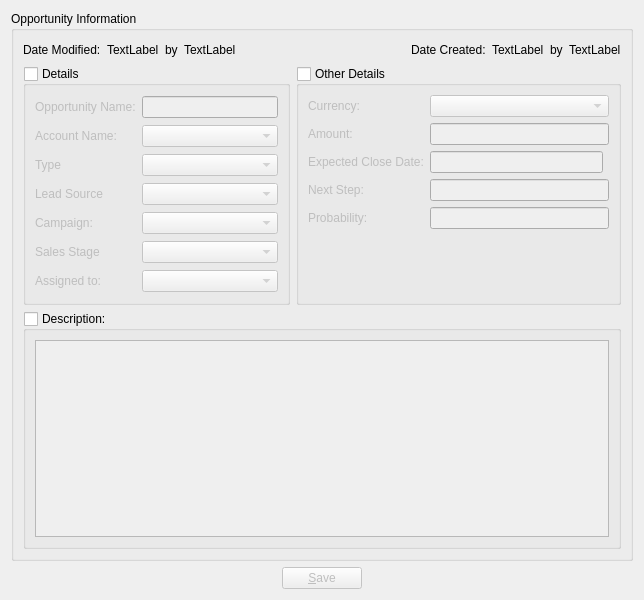
<?xml version="1.0" encoding="UTF-8"?>
<ui version="4.0">
 <class>OpportunityDetails</class>
 <widget class="QWidget" name="OpportunityDetails">
  <property name="geometry">
   <rect>
    <x>0</x>
    <y>0</y>
    <width>576</width>
    <height>600</height>
   </rect>
  </property>
  <property name="windowTitle">
   <string>Form</string>
  </property>
  <layout class="QGridLayout" name="gridLayout_3">
   <item row="0" column="0" colspan="3">
    <widget class="QGroupBox" name="opportunityInformationGB">
     <property name="title">
      <string>Opportunity Information</string>
     </property>
     <layout class="QGridLayout" name="gridLayout_5">
      <item row="0" column="0">
       <layout class="QHBoxLayout" name="horizontalLayout_2">
        <item>
         <widget class="QLabel" name="modifiedDateLabel">
          <property name="text">
           <string>Date Modified:</string>
          </property>
         </widget>
        </item>
        <item>
         <widget class="QLabel" name="modifiedDate">
          <property name="text">
           <string>TextLabel</string>
          </property>
         </widget>
        </item>
        <item>
         <widget class="QLabel" name="modifiedByLabel">
          <property name="text">
           <string>by</string>
          </property>
         </widget>
        </item>
        <item>
         <widget class="QLabel" name="modifiedBy">
          <property name="text">
           <string>TextLabel</string>
          </property>
         </widget>
        </item>
        <item>
         <spacer name="horizontalSpacer_3">
          <property name="orientation">
           <enum>Qt::Horizontal</enum>
          </property>
          <property name="sizeHint" stdset="0">
           <size>
            <width>167</width>
            <height>20</height>
           </size>
          </property>
         </spacer>
        </item>
        <item>
         <widget class="QLabel" name="label_29">
          <property name="text">
           <string>Date Created:</string>
          </property>
         </widget>
        </item>
        <item>
         <widget class="QLabel" name="createdDate">
          <property name="text">
           <string>TextLabel</string>
          </property>
         </widget>
        </item>
        <item>
         <widget class="QLabel" name="createdByLabel">
          <property name="text">
           <string>by</string>
          </property>
         </widget>
        </item>
        <item>
         <widget class="QLabel" name="createdBy">
          <property name="text">
           <string>TextLabel</string>
          </property>
         </widget>
        </item>
       </layout>
      </item>
      <item row="1" column="0">
       <layout class="QHBoxLayout" name="horizontalLayout_3">
        <item>
         <widget class="QGroupBox" name="detailsBox">
          <property name="title">
           <string>Details</string>
          </property>
          <property name="checkable">
           <bool>true</bool>
          </property>
          <property name="checked">
           <bool>false</bool>
          </property>
          <layout class="QGridLayout" name="gridLayout">
           <item row="1" column="0">
            <widget class="QLabel" name="label">
             <property name="text">
              <string>Opportunity Name:</string>
             </property>
            </widget>
           </item>
           <item row="1" column="2">
            <widget class="QLineEdit" name="name"/>
           </item>
           <item row="2" column="0">
            <widget class="QLabel" name="label_2">
             <property name="text">
              <string>Account Name:</string>
             </property>
            </widget>
           </item>
           <item row="3" column="0">
            <widget class="QLabel" name="typeLabel">
             <property name="text">
              <string>Type</string>
             </property>
            </widget>
           </item>
           <item row="4" column="0">
            <widget class="QLabel" name="label_3">
             <property name="text">
              <string>Lead Source</string>
             </property>
            </widget>
           </item>
           <item row="6" column="0">
            <widget class="QLabel" name="label_5">
             <property name="text">
              <string>Sales Stage</string>
             </property>
            </widget>
           </item>
           <item row="4" column="2">
            <widget class="QComboBox" name="leadSource"/>
           </item>
           <item row="6" column="2">
            <widget class="QComboBox" name="salesStage">
             <item>
              <property name="text">
               <string/>
              </property>
             </item>
             <item>
              <property name="text">
               <string>Apparel</string>
              </property>
             </item>
             <item>
              <property name="text">
               <string>Banking</string>
              </property>
             </item>
             <item>
              <property name="text">
               <string>Biotechnology</string>
              </property>
             </item>
             <item>
              <property name="text">
               <string>Chemicals</string>
              </property>
             </item>
             <item>
              <property name="text">
               <string>Communications</string>
              </property>
             </item>
             <item>
              <property name="text">
               <string>Construction</string>
              </property>
             </item>
             <item>
              <property name="text">
               <string>Consulting</string>
              </property>
             </item>
             <item>
              <property name="text">
               <string>Education</string>
              </property>
             </item>
             <item>
              <property name="text">
               <string>Electronics</string>
              </property>
             </item>
             <item>
              <property name="text">
               <string>Energy</string>
              </property>
             </item>
             <item>
              <property name="text">
               <string>Engineering</string>
              </property>
             </item>
             <item>
              <property name="text">
               <string>Entertainment</string>
              </property>
             </item>
             <item>
              <property name="text">
               <string>Environmental</string>
              </property>
             </item>
             <item>
              <property name="text">
               <string>Finance</string>
              </property>
             </item>
             <item>
              <property name="text">
               <string>Government</string>
              </property>
             </item>
             <item>
              <property name="text">
               <string>Healthcare</string>
              </property>
             </item>
             <item>
              <property name="text">
               <string>Hospitality</string>
              </property>
             </item>
             <item>
              <property name="text">
               <string>Insurance</string>
              </property>
             </item>
             <item>
              <property name="text">
               <string>Machinery</string>
              </property>
             </item>
             <item>
              <property name="text">
               <string>Manufacturing</string>
              </property>
             </item>
             <item>
              <property name="text">
               <string>Media</string>
              </property>
             </item>
             <item>
              <property name="text">
               <string>Not For Profit</string>
              </property>
             </item>
             <item>
              <property name="text">
               <string>Recreation</string>
              </property>
             </item>
             <item>
              <property name="text">
               <string>Retail</string>
              </property>
             </item>
             <item>
              <property name="text">
               <string>Shipping </string>
              </property>
             </item>
             <item>
              <property name="text">
               <string>Technology</string>
              </property>
             </item>
             <item>
              <property name="text">
               <string>Telecommunication</string>
              </property>
             </item>
             <item>
              <property name="text">
               <string>Transportation</string>
              </property>
             </item>
             <item>
              <property name="text">
               <string>Utilities</string>
              </property>
             </item>
             <item>
              <property name="text">
               <string>Other</string>
              </property>
             </item>
            </widget>
           </item>
           <item row="2" column="2">
            <widget class="QComboBox" name="accountName"/>
           </item>
           <item row="3" column="2">
            <widget class="QComboBox" name="opportunityType"/>
           </item>
           <item row="5" column="0">
            <widget class="QLabel" name="label_28">
             <property name="text">
              <string>Campaign:</string>
             </property>
            </widget>
           </item>
           <item row="5" column="2">
            <widget class="QComboBox" name="campaignName">
             <item>
              <property name="text">
               <string/>
              </property>
             </item>
            </widget>
           </item>
           <item row="7" column="0">
            <widget class="QLabel" name="label_25">
             <property name="text">
              <string>Assigned to:</string>
             </property>
            </widget>
           </item>
           <item row="7" column="2">
            <widget class="QComboBox" name="assignedUserName"/>
           </item>
          </layout>
         </widget>
        </item>
        <item>
         <widget class="QGroupBox" name="otherDetailsBox">
          <property name="title">
           <string>Other Details</string>
          </property>
          <property name="checkable">
           <bool>true</bool>
          </property>
          <property name="checked">
           <bool>false</bool>
          </property>
          <layout class="QGridLayout" name="gridLayout_2">
           <item row="0" column="0">
            <widget class="QLabel" name="label_6">
             <property name="text">
              <string>Currency:</string>
             </property>
            </widget>
           </item>
           <item row="1" column="0">
            <widget class="QLabel" name="label_7">
             <property name="text">
              <string>Amount:</string>
             </property>
            </widget>
           </item>
           <item row="1" column="1">
            <widget class="QLineEdit" name="amount"/>
           </item>
           <item row="2" column="0">
            <widget class="QLabel" name="label_8">
             <property name="text">
              <string>Expected Close Date:</string>
             </property>
            </widget>
           </item>
           <item row="3" column="0">
            <widget class="QLabel" name="label_10">
             <property name="text">
              <string>Next Step:</string>
             </property>
            </widget>
           </item>
           <item row="3" column="1">
            <widget class="QLineEdit" name="nextStep"/>
           </item>
           <item row="4" column="0">
            <widget class="QLabel" name="label_16">
             <property name="text">
              <string>Probability:</string>
             </property>
            </widget>
           </item>
           <item row="5" column="1">
            <spacer name="verticalSpacer">
             <property name="orientation">
              <enum>Qt::Vertical</enum>
             </property>
             <property name="sizeHint" stdset="0">
              <size>
               <width>179</width>
               <height>48</height>
              </size>
             </property>
            </spacer>
           </item>
           <item row="4" column="1">
            <widget class="QLineEdit" name="probability"/>
           </item>
           <item row="0" column="1">
            <widget class="QComboBox" name="currency"/>
           </item>
           <item row="2" column="1">
            <layout class="QHBoxLayout" name="horizontalLayout">
             <item>
              <widget class="QLineEdit" name="dateClosed">
               <property name="readOnly">
                <bool>true</bool>
               </property>
              </widget>
             </item>
             <item>
              <widget class="QWidget" name="calendarWidget" native="true"/>
             </item>
            </layout>
           </item>
          </layout>
         </widget>
        </item>
       </layout>
      </item>
      <item row="2" column="0">
       <widget class="QGroupBox" name="descriptionBox">
        <property name="title">
         <string>Description:</string>
        </property>
        <property name="checkable">
         <bool>true</bool>
        </property>
        <property name="checked">
         <bool>false</bool>
        </property>
        <layout class="QGridLayout" name="gridLayout_4">
         <item row="0" column="0">
          <widget class="QTextEdit" name="description"/>
         </item>
        </layout>
       </widget>
      </item>
     </layout>
    </widget>
   </item>
   <item row="1" column="0">
    <spacer name="horizontalSpacer">
     <property name="orientation">
      <enum>Qt::Horizontal</enum>
     </property>
     <property name="sizeHint" stdset="0">
      <size>
       <width>249</width>
       <height>20</height>
      </size>
     </property>
    </spacer>
   </item>
   <item row="1" column="1">
    <widget class="QPushButton" name="saveButton">
     <property name="enabled">
      <bool>false</bool>
     </property>
     <property name="text">
      <string>&amp;Save</string>
     </property>
    </widget>
   </item>
   <item row="1" column="2">
    <spacer name="horizontalSpacer_2">
     <property name="orientation">
      <enum>Qt::Horizontal</enum>
     </property>
     <property name="sizeHint" stdset="0">
      <size>
       <width>248</width>
       <height>20</height>
      </size>
     </property>
    </spacer>
   </item>
  </layout>
 </widget>
 <resources/>
 <connections/>
</ui>
